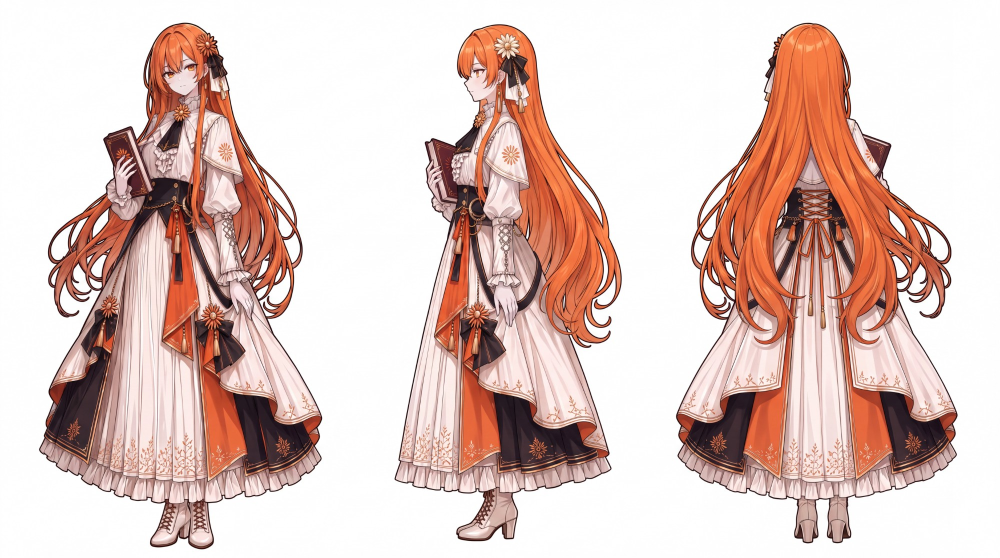
#> input picture art/source/outfit-dress-sheet.jpg, 2000 x 1116 px (shown at 1/2 size)
$ python gaps.py ../source/outfit-dress-sheet.jpg
#> lines starting #> are read from the running program, lines starting #| are printed output that depends on the picture; after the words box and inside, x2 and y2 are one past the last pixel; in counts of white or black regions, pixels touching at a corner belong together
"""List the near-white regions still opaque after keying, with their color stats,
to tell trapped page (between hair strands) from the white dress.
Usage: python gaps.py <front.png>"""
import sys
from collections import deque

import numpy as np
from PIL import Image

im = np.asarray(Image.open(sys.argv[1]).convert("RGBA")).astype(int)
rgb, a = im[..., :3], im[..., 3]
#> a: shape (1116, 2000) int64; every value is 255
near = (rgb.min(axis=2) >= 236) & (a > 0)
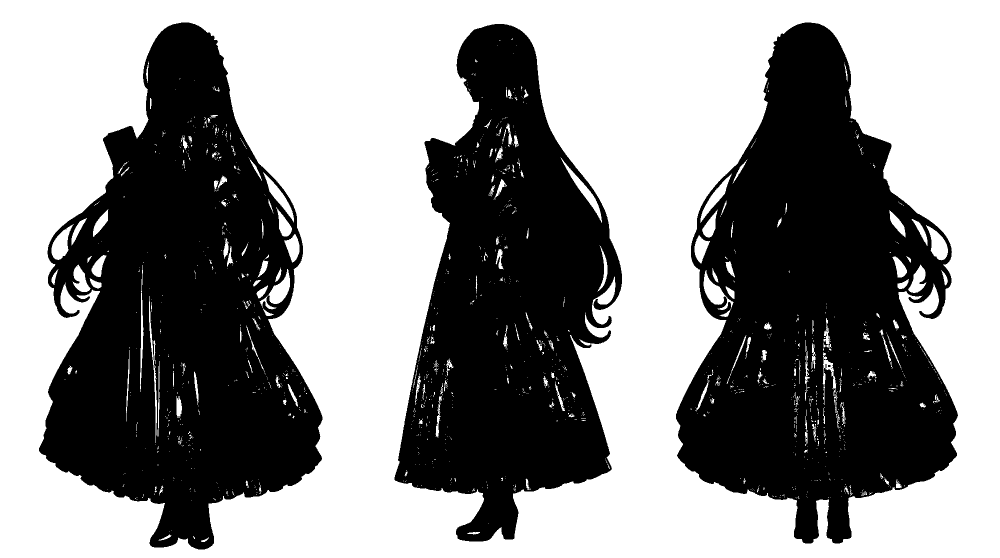
#> near: shape (1116, 2000) bool (shown at 1/2 size); 56.2% white; 67 black regions (63 under 20 px), largest, box (x1, y1, x2, y2) and area: (78, 45, 645, 1099) 349585, (1352, 45, 1916, 1087) 348692, (789, 48, 1244, 1083) 278141, (1656, 730, 1662, 734) 20
seen = np.zeros_like(near)
h, w = near.shape
#> h = 1116; w = 2000
for y0 in range(h):
    for x0 in range(w):
        if not near[y0, x0] or seen[y0, x0]:
            continue
        q, pts = deque([(y0, x0)]), []
        seen[y0, x0] = True
        while q:
            y, x = q.popleft()
            pts.append((y, x))
            for dy, dx in ((1, 0), (-1, 0), (0, 1), (0, -1)):
                ny, nx = y + dy, x + dx
                if 0 <= ny < h and 0 <= nx < w and near[ny, nx] and not seen[ny, nx]:
                    seen[ny, nx] = True
                    q.append((ny, nx))
        if len(pts) < 40:
            continue
        ys, xs = zip(*pts)
        c = rgb[list(ys), list(xs)]
        spread = (c.max(axis=1) - c.min(axis=1)).mean()
        print(f"area={len(pts):6d} at=({min(xs)},{min(ys)}) mean={c.mean(axis=0).round(1)} spread={spread:.1f}")
